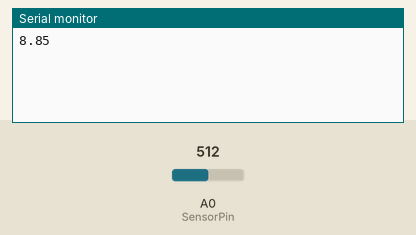
This sketch was run on a simulated Arduino Uno, built with avr-gcc and run on an emulated ATmega328P. Shown: the last lines printed to the serial monitor. The test bench sets the inputs (shaded band); at power-on: A0 (SensorPin) = 512.

Above: at 1.2 s.
1.3 s: A0 (SensorPin) set to 716
At 1.3 s:
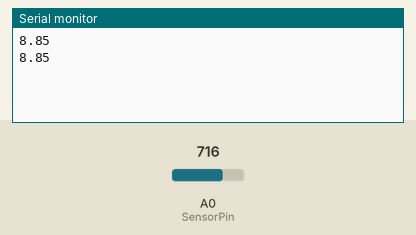
2.8 s: A0 (SensorPin) set to 900
At 4.3 s:
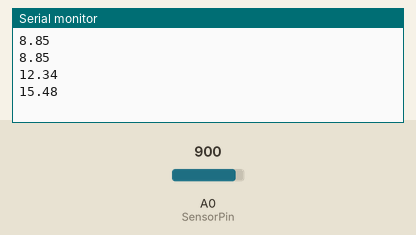
Timing chart, 0 to 5.8 s (numbered marks = the images above; inputs shaded):
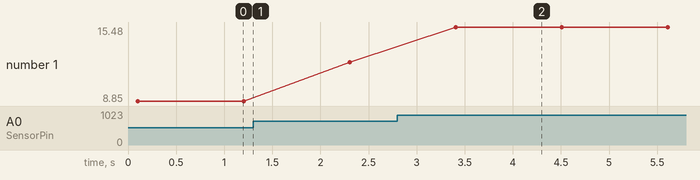

The sketch:

Color_sensor_RGBLED.ino
```cpp
#define SensorPin 0
#define OFFSET 0.10

unsigned long int avgValue;
int buf[10], temp;

void setup() {
 Serial.begin(9600);
 }

void loop() {
     for(int i=0;i<10;i++)
  {
    buf[i]=analogRead(SensorPin);
    delay(10);
  }
  for(int i=0;i<9;i++)
  {
    for(int j=i+1;j<10;j++)
    {
      if(buf[i]>buf[j])
       {
        temp=buf[i];
        buf[i]=buf[j];
        buf[j]=temp;
      }
    }
  }
  avgValue=0;
  for(int i=2;i<8;i++)
    avgValue+=buf[i];
  float pHvalue=(float)avgValue*5.0/1024/6;
  pHvalue=3.5*pHvalue+OFFSET;
Serial.println(pHvalue);
   delay(1000);
  }
```

Measured:
- after the input at 2.8 s, the serial monitor: prints a new line after 0.61 s (image 2)
- plotted number 1: 8.85 → 12.34 after the input at 1.3 s, 12.34 → 15.48 after the input at 2.8 s
